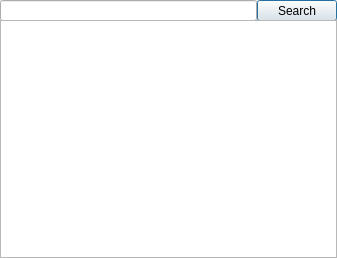
<?xml version="1.0" encoding="UTF-8"?>
<ui version="4.0">
 <class>CSearchDialog</class>
 <widget class="QDialog" name="CSearchDialog">
  <property name="geometry">
   <rect>
    <x>0</x>
    <y>0</y>
    <width>337</width>
    <height>258</height>
   </rect>
  </property>
  <property name="windowTitle">
   <string>Item Search  ...</string>
  </property>
  <widget class="QLineEdit" name="editLookupString">
   <property name="geometry">
    <rect>
     <x>0</x>
     <y>0</y>
     <width>257</width>
     <height>21</height>
    </rect>
   </property>
  </widget>
  <widget class="QPushButton" name="btnSearch">
   <property name="geometry">
    <rect>
     <x>257</x>
     <y>0</y>
     <width>80</width>
     <height>21</height>
    </rect>
   </property>
   <property name="text">
    <string>Search</string>
   </property>
  </widget>
  <widget class="QListWidget" name="listItems">
   <property name="geometry">
    <rect>
     <x>0</x>
     <y>20</y>
     <width>337</width>
     <height>238</height>
    </rect>
   </property>
  </widget>
 </widget>
 <resources/>
 <connections/>
</ui>
